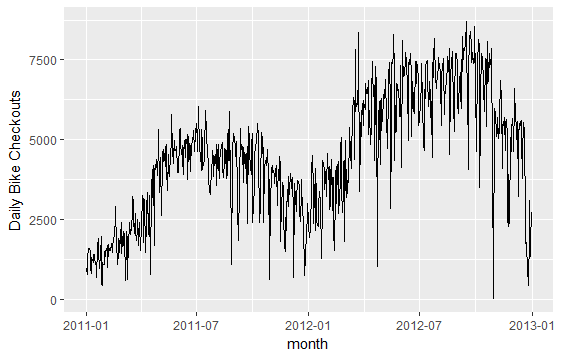

Here is the R script that generated this plot:
#####Time series 
#https://www.datascience.com/blog/introduction-to-forecasting-with-arima-in-r-learn-data-science-tutorials

daily_data = read.csv("D:\\Data Science\\Time Series\\day.csv", header=TRUE, stringsAsFactors=FALSE)
#daily_data = read.csv("D:/Data Science/Time Series/day.csv", header=TRUE, stringsAsFactors=FALSE)

library(ggplot2)
library(forecast)
library(tseries)

str(daily_data)
daily_data$Date=as.Date(daily_data$dteday)
##plot for no.of bikes vs date
ggplot(daily_data,aes(Date,cnt))+
  geom_line()+
  ylab("Daily Bike Checkouts")+
  xlab("month")

count_ts=ts(daily_data[,c('cnt')])
daily_data$clean_cnt=tsclean(count_ts)
##Plot for cleaned bicycle data
ggplot(daily_data,aes(Date,clean_cnt))+geom_line()

daily_data$cnt_ma=ma(daily_data$clean_cnt,order = 7)##for weekly moving avg
daily_data$cnt_ma30=ma(daily_data$clean_cnt,order = 30)##for monthly moving avg
##
ggplot() +
  geom_line(data = daily_data, aes(x = Date, y = clean_cnt, colour = "Counts")) +
  geom_line(data = daily_data, aes(x = Date, y = cnt_ma,   colour = "Weekly Moving Average"))  +
  geom_line(data = daily_data, aes(x = Date, y = cnt_ma30, colour = "Monthly Moving Average"))  +
  ylab('Bicycle Count')

count_ma=ts(na.omit(daily_data$cnt_ma),frequency = 30)
decomp=stl(count_ma,s.window = "periodic")
deseasonal_cnt=seasadj(decomp)
plot(decomp)
#Fitting an ARIMA model requires the series to be stationary.
#The augmented Dickey-Fuller (ADF) test is a formal statistical test for stationarity.
#The null hypothesis assumes that the series is non-stationary

#ADF test
adf.test(count_ma,alternative = "stationary")

#acf plot-- determining the order of the M A (q) model. 
Acf(count_ma,main='')
#PACF plots are useful when determining the order of the AR(p) model.

Pacf(count_ma,main='')

##For getting stationary 
count_d1=diff(deseasonal_cnt,differences = 1)
plot(count_d1)

#Test again for Stationary
adf.test(count_d1,alternative = "stationary")
#p-value =0.01(which is less ghan 0.05--to reject null hypothesis(Non-stationary))

#To know p & q values
Acf(count_d1, main='ACF for Differenced Series')###q=1,2
Pacf(count_d1, main='PACF for Differenced Series')##p=lag 7
#A spike at lag 7 might suggest that there is a seasonal pattern present.

##############################
## Fitting an ARIMA model
##############################
#arima() function- automatically generate a set of optimal (p, d, q) using auto.arima().
#This function searches through combinations of order parameters and
#picks the set that optimizes model fit criteria.

fit<-auto.arima(deseasonal_cnt,seasonal = FALSE)
fit
tsdisplay(residuals(fit),lag.max = 45,main = '(1,1,1) Model residuals')

#ar(1),ma(1)
#There exist a number of such criteria for comparing quality of fit 
#across multiple models.
#Two of the most widely used are
#1)Akaike information criteria (AIC) and
#2)Baysian information criteria (BIC).

#second model using ma(7)
fit2<-arima(deseasonal_cnt,order = c(1,1,7))
fit2
tsdisplay(residuals(fit),lag.max = 15,main = '(1,1,7) Seasonal model residuals')

#forecasting 
fcast<-forecast(fit2,h=30)
plot(fcast)

## We can specify forecast horizon h periods ahead for predictions to be made, 
#and use the fitted model to generate those predictions.

hold <- window(ts(deseasonal_cnt), start=700)

fit_no_holdout = arima(ts(deseasonal_cnt[-c(700:725)]), order=c(1,1,7))

fcast_no_holdout <- forecast(fit_no_holdout,h=25)
plot(fcast_no_holdout, main=" ")
lines(ts(deseasonal_cnt))

###the blue line representing forecast seems very naive.
#How can we improve the forecast and iterate on this model? 
#One simple change is to add back the seasonal component we extracted earlier.
fit_w_seasonality = auto.arima(deseasonal_cnt, seasonal=TRUE)
fit_w_seasonality

seas_fcast <- forecast(fit_w_seasonality, h=30)
plot(seas_fcast)
